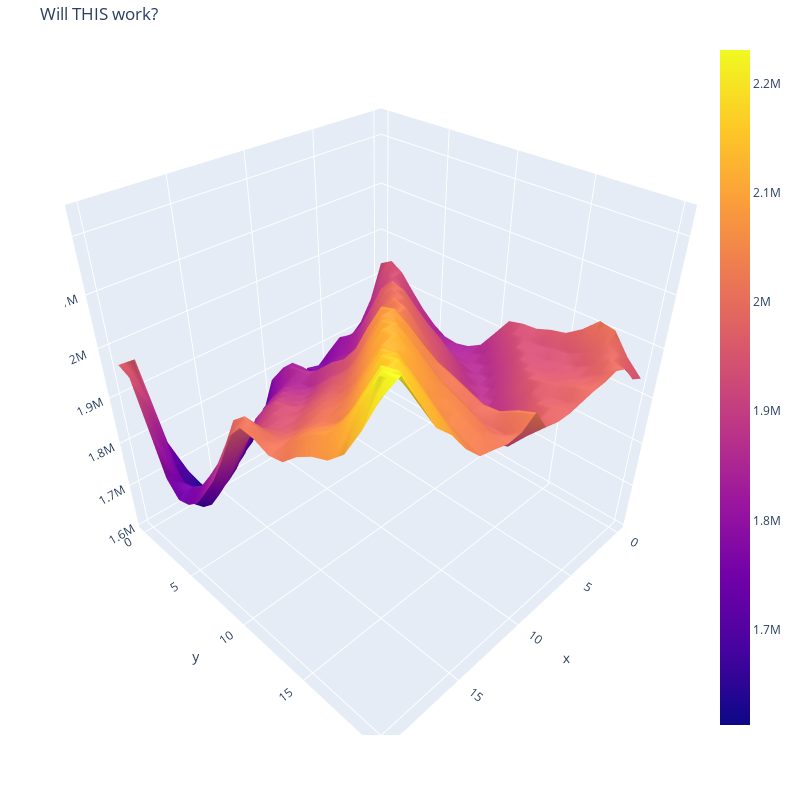

Notebook code for this chart:
### Code cell
# Now let's try to plot this as a 3D surface 

fig = go.Figure(data=[go.Surface(z=pop_array)])

fig.update_layout(title='Will THIS work?', autosize=False,
                  width=800, height=800,
                  margin=dict(l=65, r=50, b=65, t=40)
                  )

fig.show()

### Figure 1 — Plotly figure (JSON) as saved in the notebook; plotly's stock layout.template omitted (floating-point values rounded to 4 significant figures; data arrays with more than 128 entries replaced by an {"elided": "..."} marker saying what was removed)
{"data": [{"type": "surface", "z": {"elided": "21x21 float values"}}], "layout": {"autosize": false, "height": 800, "margin": {"b": 65, "l": 65, "r": 50, "t": 40}, "title": {"text": "Will THIS work?"}, "width": 800}}
